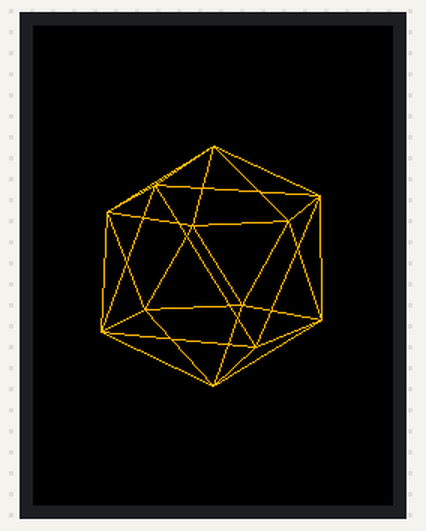
The sketch below on a simulated ESP32. Parts: 240×320 colour display.

Above: at 30.0 s.
At 59.7 s:
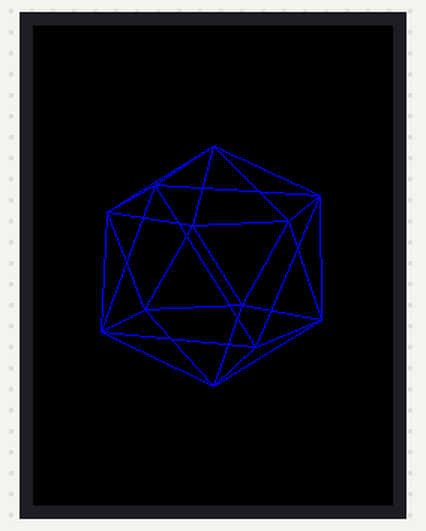
At 89.4 s:
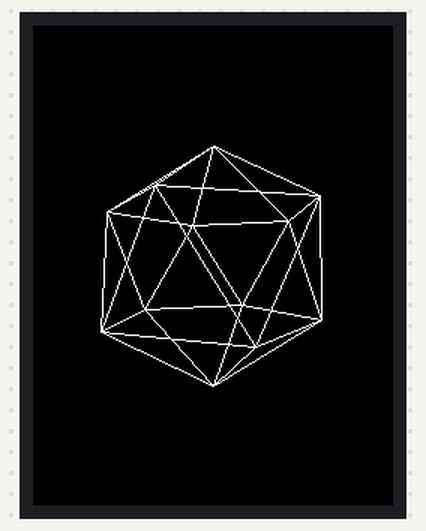
At 119.2 s:
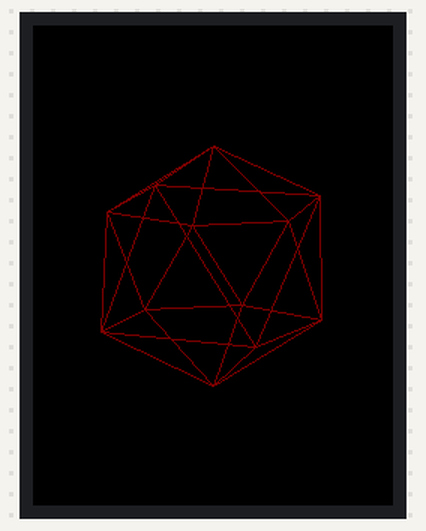

Measured:
- what the display in image 1 shows lasts 29.7 s, from 59.7 s to 89.4 s
- what the display in image 3 shows lasts 10.8 s, from 119.1 s to 129.9 s

The sketch:

CodiceFormaSchermoGrosso.ino
```cpp
#include <TFT_eSPI.h>

// Cose del display
TFT_eSPI tft = TFT_eSPI();  // Inizializza l'oggetto TFT

// funzione che serve per definire quante righe ha una matrice
#define array_length(x) (sizeof(x) / sizeof(x[0]))

// Struttura dei dati
struct vertici2D {
  float x;
  float y;
};

struct vertici3D {
  float x;
  float y;
  float z;
};

// Forma geometrica
// Coordinate 3D dei vertici
vertici3D vertici[12] = {
  {0.00, -8.00, 0.00},
  {5.79, -3.58, 4.21},
  {-2.21, -3.58, 6.81},
  {-7.16, -3.58, 0.00},
  {-2.21, -3.58, -6.81},
  {5.79, -3.58, -4.21},
  {2.21, 3.58, 6.81},
  {-5.79, 3.58, 4.21},
  {-5.79, 3.58, -4.21},
  {2.21, 3.58, -6.81},
  {7.16, 3.58, 0.00},
  {0.00, 8.00, 0.00},
};

// Indice della matrice dei vertici da collegare a coppie
uint8_t spigoli[30][2] = {
  {3, 4}, {4, 9}, {3, 7}, {0, 2}, {5, 10}, {8, 9}, {0, 5},
  {1, 6}, {9, 11}, {6, 11}, {4, 5}, {4, 8}, {5, 9}, {8, 11},
  {0, 1}, {9, 10}, {1, 2}, {0, 4}, {10, 11}, {2, 7}, {1, 5},
  {6, 7}, {6, 10}, {3, 8}, {0, 3}, {2, 3}, {2, 6}, {1, 10},
  {7, 11}, {7, 8},
};

uint8_t Colore = 0;

// Impostazioni generali
int lunghezzaFocale = 10;
int Distanza = 20;
int zoom = 20;

vertici2D verticiProiettati[12];

void setup() {
  Serial.begin(115200);

  // Inizializza il display TFT
  tft.init();
  tft.setRotation(0);  // Ruota il display se necessario
  tft.fillScreen(TFT_BLACK);  // Pulizia dello schermo
}

void loop() {
  for (int m = 0; m < 3; m++) {
    Colore++;
    if (Colore == 16){
      Colore = 0;
      }

    for (int j = 0; j < 360; j += 3) {
      vertici3D verticiRuotati[array_length(vertici)];

      // Applica la rotazione a tutti i vertici
      for (int g = 0; g < array_length(vertici); g++) {
        if (m == 1) {
          verticiRuotati[g] = RotazioneX(vertici[g], j);
        } else if (m == 2) {
          verticiRuotati[g] = RotazioneY(vertici[g], j);
        } else {
          verticiRuotati[g] = RotazioneZ(vertici[g], j);
        }
      }

      tft.fillScreen(TFT_BLACK);  // Pulizia dello schermo
      Disegnatore(verticiRuotati, Colore);  // Disegna la forma ruotata
      //delay(10);
    }
  }
}

void Disegnatore(vertici3D verticiN[], uint8_t C) {
  // Proiezione dei vertici 3D in 2D
  for (int r = 0; r < array_length(vertici); ++r) {
    verticiProiettati[r] = Proiettore(verticiN[r], lunghezzaFocale);
  }

  // Disegna i lati del cubo
  for (int j = 0; j < array_length(spigoli); ++j) {
    int x0 = verticiProiettati[spigoli[j][0]].x * zoom + 120;  // Offset per il centro
    int y0 = verticiProiettati[spigoli[j][0]].y * zoom + 160;  // Offset per il centro
    int x1 = verticiProiettati[spigoli[j][1]].x * zoom + 120;
    int y1 = verticiProiettati[spigoli[j][1]].y * zoom + 160;

    tft.drawLine(x0, y0, x1, y1, default_4bit_palette[C]);  // Disegna una linea bianca
  }
}

// Calcola le coordinate dei punti 3D in 2D
vertici2D Proiettore(vertici3D punto, int lunghezzaFocale) {
  vertici2D puntoProiettato;

  // Calcola le coordinate proiettate
  puntoProiettato.x = (lunghezzaFocale * punto.x) / (Distanza - punto.z);
  puntoProiettato.y = (lunghezzaFocale * punto.y) / (Distanza - punto.z);

  return puntoProiettato;
}

// Rotazione attorno all'asse X
vertici3D RotazioneX(vertici3D punto, float angolo) {
  vertici3D risultato;
  float rad = radians(angolo);  // Conversione dell'angolo in radianti
  risultato.x = punto.x;
  risultato.y = punto.y * cos(rad) - punto.z * sin(rad);
  risultato.z = punto.y * sin(rad) + punto.z * cos(rad);
  return risultato;
}

// Rotazione attorno all'asse Y
vertici3D RotazioneY(vertici3D punto, float angolo) {
  vertici3D risultato;
  float rad = radians(angolo);  // Conversione dell'angolo in radianti
  risultato.x = punto.x * cos(rad) + punto.z * sin(rad);
  risultato.y = punto.y;
  risultato.z = -punto.x * sin(rad) + punto.z * cos(rad);
  return risultato;
}

// Rotazione attorno all'asse Z
vertici3D RotazioneZ(vertici3D punto, float angolo) {
  vertici3D risultato;
  float rad = radians(angolo);  // Conversione dell'angolo in radianti
  risultato.x = punto.x * cos(rad) - punto.y * sin(rad);
  risultato.y = punto.x * sin(rad) + punto.y * cos(rad);
  risultato.z = punto.z;
  return risultato;
}
```
